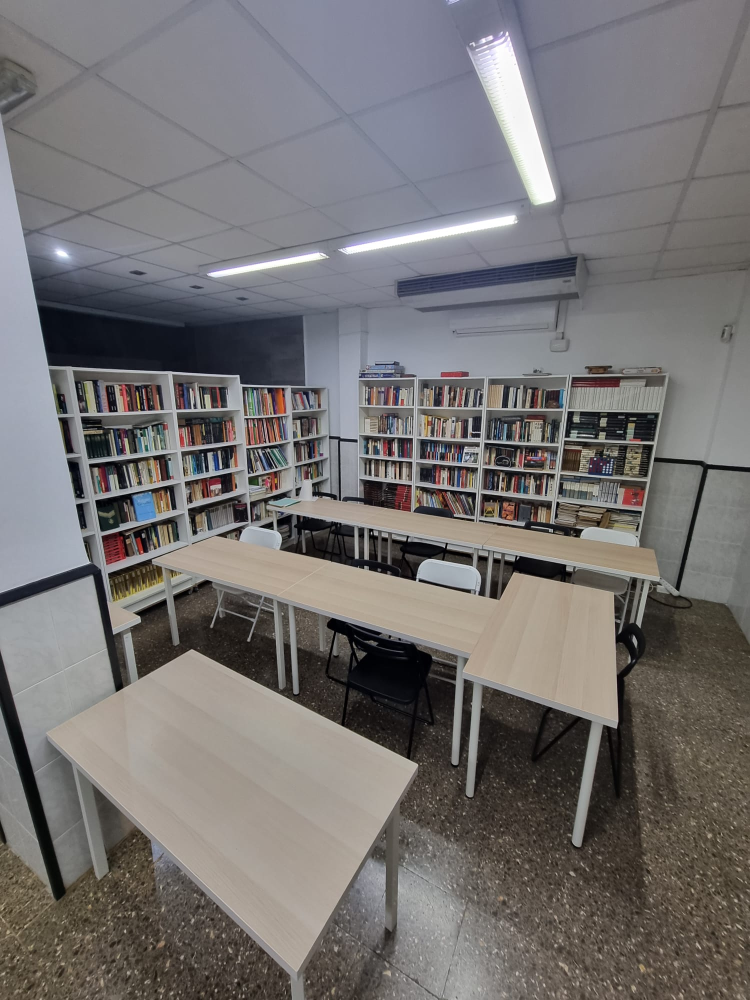
#> input picture imagenes/sala1.2.jpeg, 1500 x 2000 px (shown at 1/2 size)
$ python -i Analisis1Web.py   (imports and definitions only)
#> lines starting #> are read from the running program, lines starting #| are printed output that depends on the picture; after the words box and inside, x2 and y2 are one past the last pixel; in counts of white or black regions, pixels touching at a corner belong together
from flask import Flask, render_template, request
import os
import cv2
import numpy as np

# [1 line not run here, left out]
# [1 line that did not run here, left out]

color_dict = {
    # Nombre del color: (limite_inferior_BGR, limite_superior_BGR)
    "Vermell Fosc": ((0, 0, 150), (50, 50, 200)),
    "Vermell Clar": ((50, 50, 200), (100, 100, 255)),
    "Verd Fosc": ((0, 150, 0), (50, 200, 50)),
    "Verd Clar": ((50, 200, 50), (100, 255, 100)),
    "Blau Fosc": ((150, 0, 0), (200, 50, 50)),
    "Blau Clar": ((200, 50, 50), (255, 100, 100)),
    "Groc": ((0, 150, 150), (100, 255, 255)),
    "Taronja": ((0, 80, 150), (100, 165, 255)),
    "Porpra Fosc": ((80, 0, 80), (120, 50, 120)),
    "Porpra Clar": ((120, 50, 120), (165, 100, 165)),
    "Rosa": ((150, 0, 150), (255, 100, 255)),
    "Marró": ((10, 30, 60), (20, 50, 100)),
    "Gris Fosc": ((100, 100, 100), (150, 150, 150)),
    "Gris Clar": ((150, 150, 150), (200, 200, 200)),
    "Cian": ((150, 150, 0), (255, 255, 100)),
    "Llima": ((50, 205, 50), (100, 255, 100)),
    "Indi": ((130, 0, 75), (255, 100, 130)),
    "Oliva": ((47, 107, 85), (0, 128, 128)),
    "Beix": ((220, 245, 245), (240, 255, 255)),
    "Blau Verdós": ((128, 128, 0), (150, 150, 100)),
    "Blau Marí": ((128, 0, 0), (205, 100, 100)),
    "Granat": ((0, 0, 128), (96, 48, 176)),
    "Daurat": ((0, 215, 255), (48, 255, 255)),
    "Groc Clar": ((0, 200, 200), (100, 255, 255)),
    "Groc Fosc": ((0, 150, 150), (0, 200, 200)),
    "Magenta": ((200, 0, 200), (255, 0, 255)),
    "Cel": ((255, 255, 0), (255, 255, 100)),
    "Violeta": ((211, 0, 148), (211, 85, 186)),
    "Salmó": ((114, 128, 250), (122, 160, 255)),
    "Caqui": ((107, 183, 189), (140, 230, 240)),
    "Turquesa": ((208, 224, 64), (238, 238, 175)),
    "Xocolata": ((0, 63, 123), (45, 82, 160)),
    "Tomàquet": ((0, 0, 255), (71, 99, 255)),
    "Plata": ((192, 192, 192), (211, 211, 211)),
    "Lavanda": ((221, 160, 221), (170, 232, 238)),
    "Vori": ((170, 232, 238), (240, 255, 255)),
    "Blau Clar": ((255, 191, 0), (250, 206, 135)),
    "Or Vell": ((32, 165, 218), (170, 232, 238)),
    "Vermell": ((0, 0, 150), (100, 100, 255)),
    "Verd": ((0, 150, 0), (100, 255, 100)),
    "Blau": ((150, 0, 0), (255, 100, 100)),
    "Porpra": ((80, 0, 80), (165, 100, 165)),
    "Gris": ((100, 100, 100), (200, 200, 200)),
}


def analitza_colors(img_path):
#> called with img_path = 'imagenes/sala1.2.jpeg'
    img = cv2.imread(img_path)
#> img is the input picture: shape (2000, 1500, 3); mean B, G, R 113.5, 113.8, 116.8
    img_rgb = cv2.cvtColor(img, cv2.COLOR_BGR2RGB)

    avg_luminosity_total = np.mean(img)
#> avg_luminosity_total = 114.7
    luminosity_str = "La imatge és generalment lluminosa." if avg_luminosity_total > 128 else "La imatge és generalment fosca."
#> luminosity_str = 'La imatge és generalment fosca.'

    total_pixels = img.shape[0] * img.shape[1]
#> total_pixels = 3000000
    color_var = {}

    for color_name, (lower, upper) in color_dict.items():
        lower = np.array(lower, dtype="uint8")
        upper = np.array(upper, dtype="uint8")
        mask = cv2.inRange(img, lower, upper)
        color_pixels = cv2.countNonZero(mask)

        output_str = ""

        percentage = (color_pixels / total_pixels) * 100
        if percentage >= 0.01:
            output_str = f"{color_name}: {percentage:.2f}% "

            if color_pixels > 0:
                masked_img = cv2.bitwise_and(img, img, mask=mask)
                avg_luminosity = np.mean(masked_img[mask > 0])

                if avg_luminosity > 128:
                    output_str += "(Lluminós)"
                else:
                    output_str += "(Fosc)"

            output_str += "\n"

            color_var[color_name] = output_str
#> this loop made 42 passes
#> (color_pixels, percentage, output_str, avg_luminosity) on passes 7, 8, 13, 14, 22, 34, 36, 38, 41, 42: (345, 0.0115, 'Groc: 0.01% (Lluminós)', 140.2), (3324, 0.111, 'Taronja: 0.11% (Fosc)', 119.5), (1009952, 33.67, 'Gris Fosc: 33.67% (Fosc)', 128), (491271, 16.38, 'Gris Clar: 16.38% (Lluminós)', 166.5), (345, 0.0115, 'Granat: 0.01% (Fosc)', 75.37), (7253, 0.242, 'Plata: 0.24% (Lluminós)', 199.2), (797, 0.0266, 'Vori: 0.03% (Lluminós)', 241.2), (2755, 0.0918, 'Vermell: 0.09% (Fosc)', 103), (135100, 4.5, 'Porpra: 4.50% (Fosc)', 93.66), (1891240, 63.04, 'Gris: 63.04% (Lluminós)', 142.6)
#> (color_pixels, percentage) on passes 1 to 6: (72, 0.0024), (25, 0.000833), (0, 0), (0, 0), (0, 0), (0, 0)
#> pass 1, in analitza_colors, `mask = cv2.inRange(img, lower, upper)`:
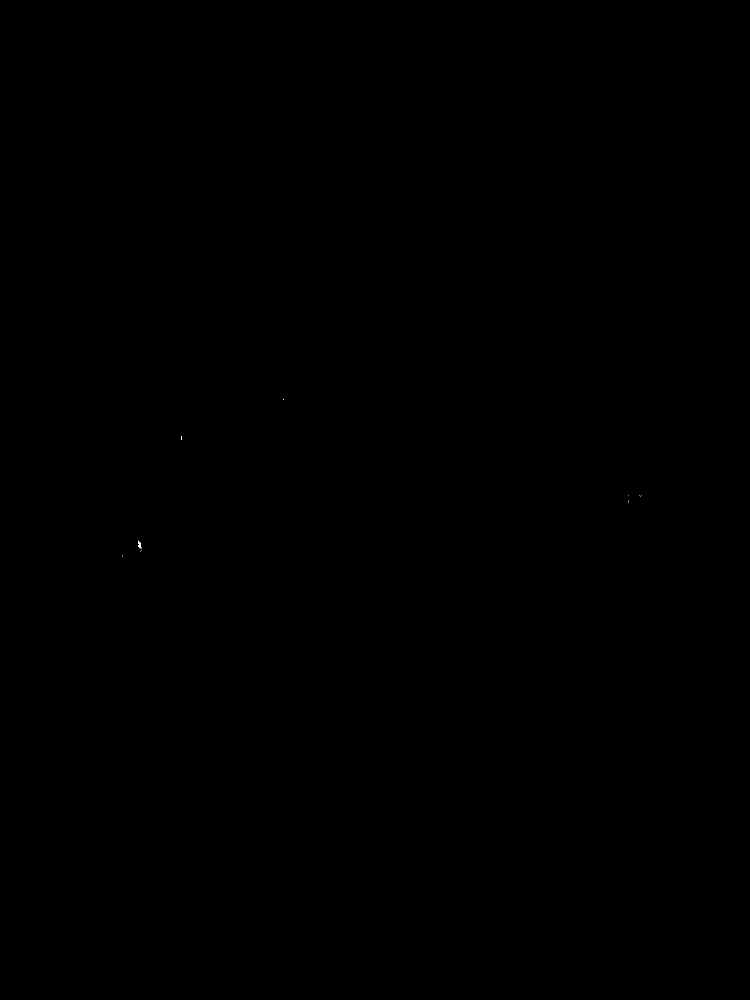
#> mask: shape (2000, 1500) (shown at 1/2 size); 0% white in thin lines or dots, all inside (x1, y1, x2, y2) = (244, 798, 1283, 1113)
#> after the loop:
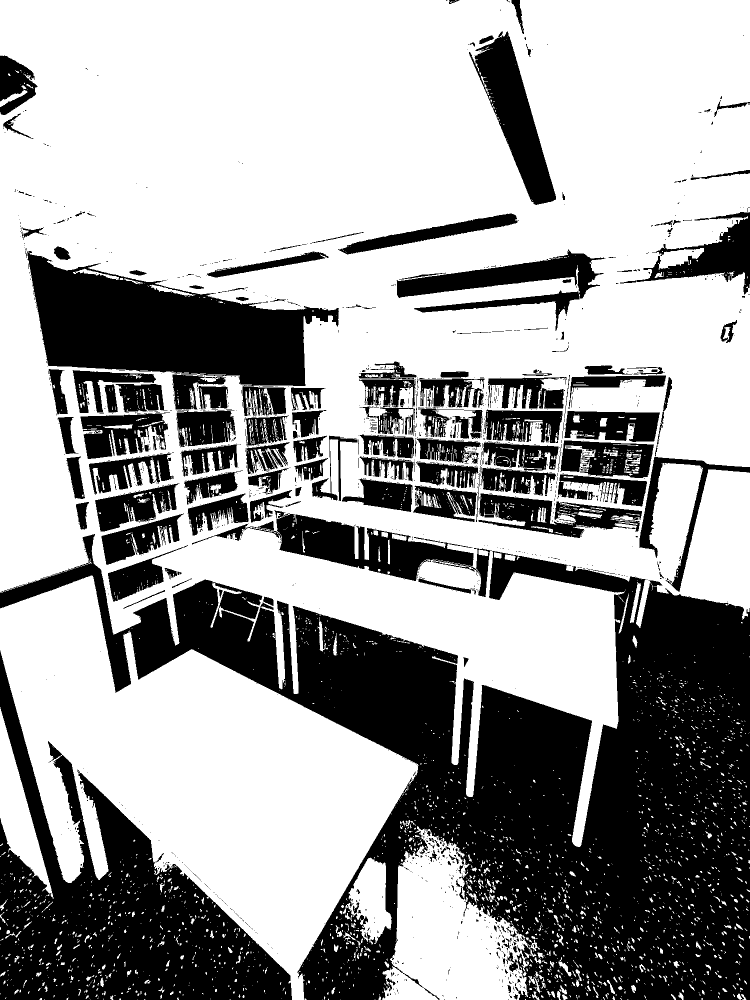
#> mask: shape (2000, 1500) (shown at 1/2 size); 63% white; 1763 black regions (1556 under 20 px), largest, box (x1, y1, x2, y2) and area: (0, 1021, 1500, 2000) 565106, (0, 1301, 584, 2000) 150907, (54, 502, 678, 833) 96536
#> after the loop, color_var = 10 items

    return color_var, luminosity_str

# [11 lines that did not run here, left out]

# [2 lines not run here, left out]

>>> result = analitza_colors('imagenes/sala1.2.jpeg')

$ run again, on imagenes/sala2.2.jpeg
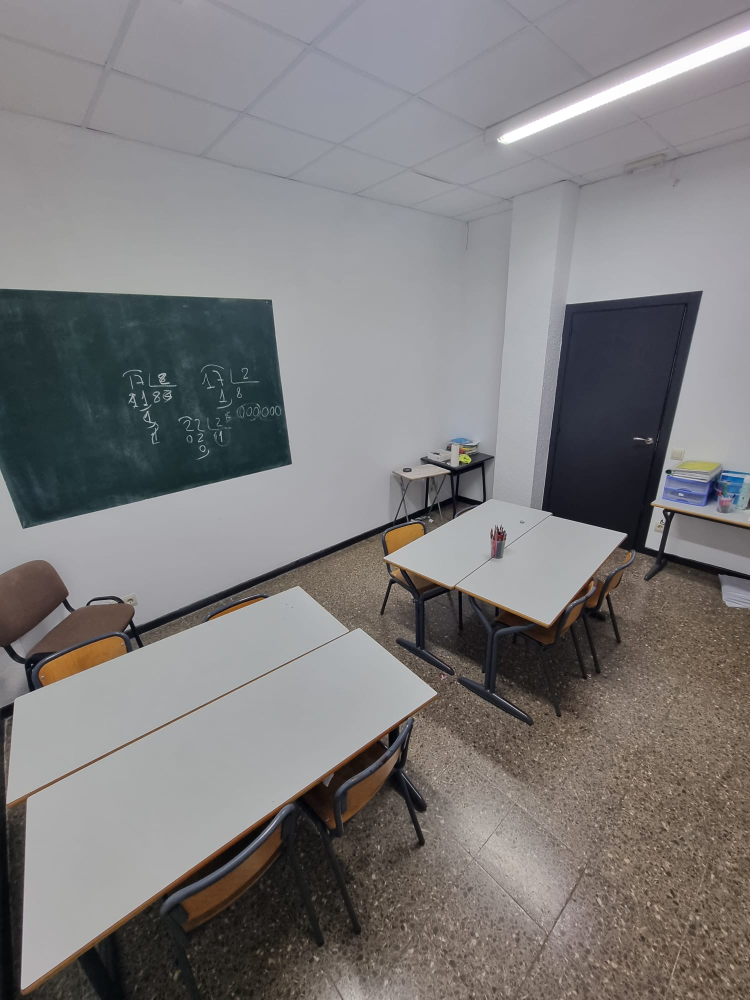
#> input picture imagenes/sala2.2.jpeg, 1500 x 2000 px (shown at 1/2 size)
#> in analitza_colors, img is the input picture: shape (2000, 1500, 3); mean B, G, R 124.1, 123.6, 125.7
#> avg_luminosity_total = 124.5
#> luminosity_str = 'La imatge és generalment fosca.'
#> the loop in analitza_colors, `for color_name, (lower, upper) in color_dict.items():` made 42 passes
#> (color_pixels, percentage, output_str, avg_luminosity) on passes 7, 8, 12, 13, 14, 17, 21, 34: (734, 0.0245, 'Groc: 0.02% (Lluminós)', 144.8), (8903, 0.297, 'Taronja: 0.30% (Fosc)', 110.1), (504, 0.0168, 'Marró: 0.02% (Fosc)', 42.32), (481630, 16.05, 'Gris Fosc: 16.05% (Lluminós)', 133.7), (1225284, 40.84, 'Gris Clar: 40.84% (Lluminós)', 167.2), (655, 0.0218, 'Indi: 0.02% (Fosc)', 107.8), (1695, 0.0565, 'Blau Marí: 0.06% (Fosc)', 98.51), (3351, 0.112, 'Plata: 0.11% (Lluminós)', 200)
#> after the loop in analitza_colors, `for color_name, (lower, upper) in color_dict.items():`:
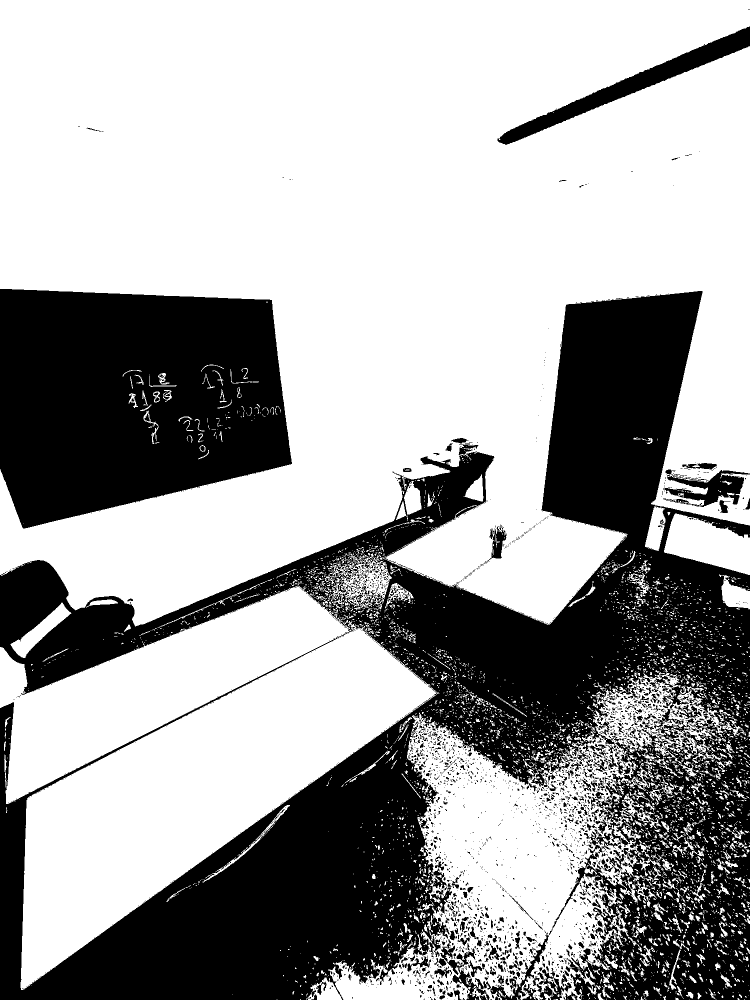
#> mask: shape (2000, 1500) (shown at 1/2 size); 64.6% white; 2795 black regions (2439 under 20 px), largest, box (x1, y1, x2, y2) and area: (0, 582, 1500, 2000) 774609, (0, 578, 584, 1057) 225680, (995, 53, 1500, 290) 16851
#> after the loop in analitza_colors, `for color_name, (lower, upper) in color_dict.items():`: color_var = 12 items

$ run again, on imagenes/sala2.3.jpeg
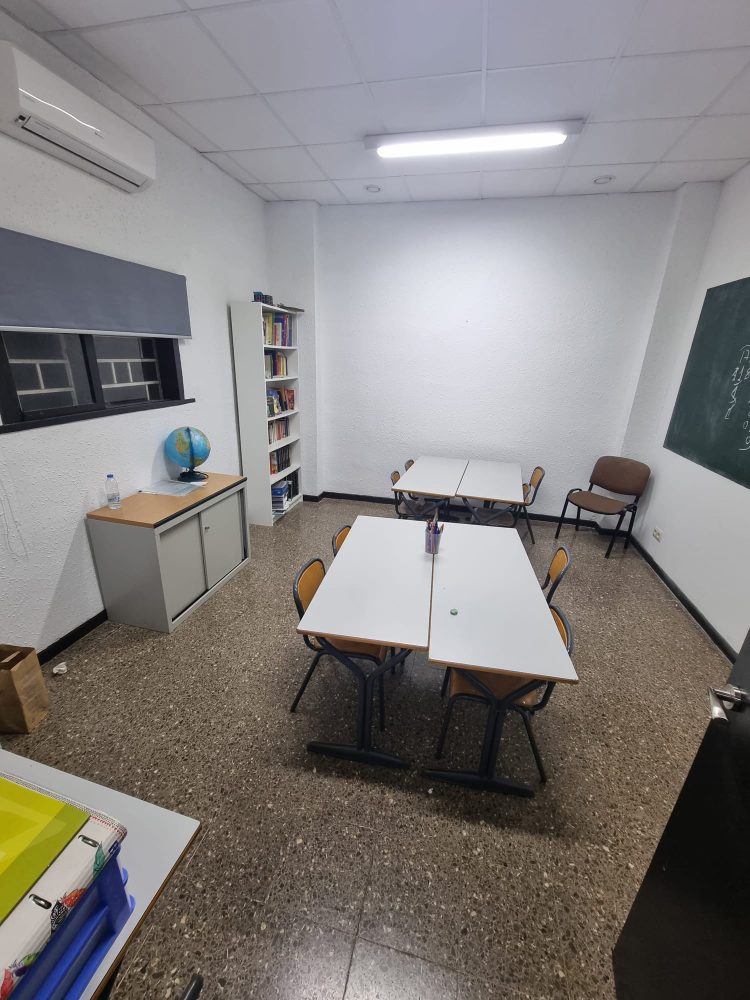
#> input picture imagenes/sala2.3.jpeg, 1500 x 2000 px (shown at 1/2 size)
#> in analitza_colors, img is the input picture: shape (2000, 1500, 3); mean B, G, R 126.2, 127.5, 131.1
#> avg_luminosity_total = 128.3
#> luminosity_str = 'La imatge és generalment lluminosa.'
#> the loop in analitza_colors, `for color_name, (lower, upper) in color_dict.items():` made 42 passes
#> (color_pixels, percentage, output_str, avg_luminosity) on passes 7, 8, 12, 13, 14, 21, 34, 38: (15285, 0.509, 'Groc: 0.51% (Fosc)', 121), (11578, 0.386, 'Taronja: 0.39% (Fosc)', 115.5), (535, 0.0178, 'Marró: 0.02% (Fosc)', 42.15), (371455, 12.38, 'Gris Fosc: 12.38% (Lluminós)', 130.2), (921353, 30.71, 'Gris Clar: 30.71% (Lluminós)', 171), (6065, 0.202, 'Blau Marí: 0.20% (Fosc)', 85.06), (156571, 5.22, 'Plata: 5.22% (Lluminós)', 200.7), (915, 0.0305, 'Vermell: 0.03% (Fosc)', 99.71)
#> after the loop in analitza_colors, `for color_name, (lower, upper) in color_dict.items():`:
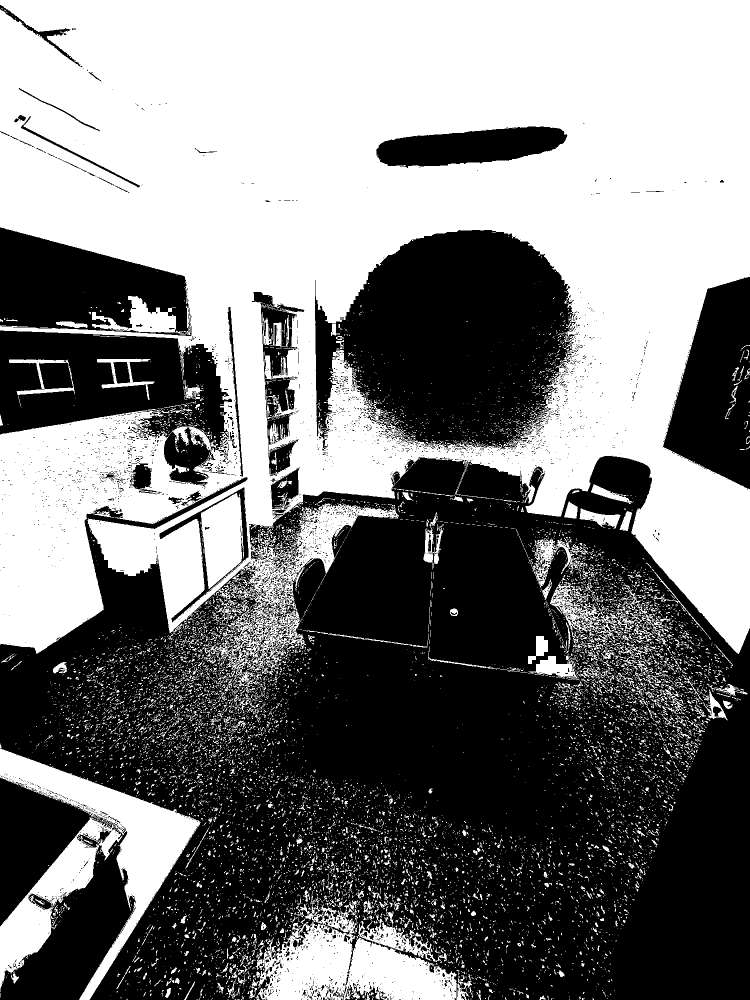
#> mask: shape (2000, 1500) (shown at 1/2 size); 48.6% white; 11677 white regions (10814 under 20 px), largest, box (x1, y1, x2, y2) and area: (0, 0, 1500, 1387) 1221654, (0, 1497, 401, 2000) 63495, (495, 1793, 914, 2000) 44819
#> after the loop in analitza_colors, `for color_name, (lower, upper) in color_dict.items():`: color_var = 11 items

$ run again, on imagenes/sala1.jpeg
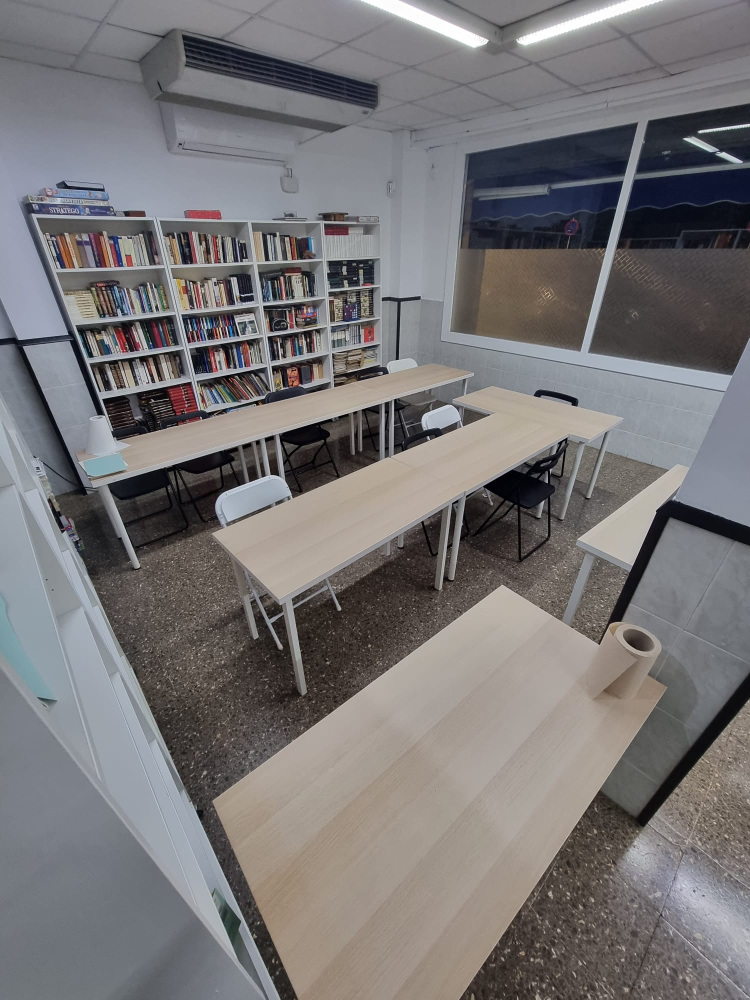
#> input picture imagenes/sala1.jpeg, 1500 x 2000 px (shown at 1/2 size)
#> in analitza_colors, img is the input picture: shape (2000, 1500, 3); mean B, G, R 117.6, 116.6, 119.2
#> avg_luminosity_total = 117.8
#> luminosity_str = 'La imatge és generalment fosca.'
#> the loop in analitza_colors, `for color_name, (lower, upper) in color_dict.items():` made 42 passes
#> (color_pixels, percentage, output_str, avg_luminosity) on passes 8, 13, 14, 21, 34, 38, 41, 42: (1594, 0.0531, 'Taronja: 0.05% (Fosc)', 118.6), (858962, 28.63, 'Gris Fosc: 28.63% (Fosc)', 125.3), (623450, 20.78, 'Gris Clar: 20.78% (Lluminós)', 168.4), (371, 0.0124, 'Blau Marí: 0.01% (Fosc)', 94.42), (9415, 0.314, 'Plata: 0.31% (Lluminós)', 199.7), (2123, 0.0708, 'Vermell: 0.07% (Fosc)', 104.8), (184046, 6.13, 'Porpra: 6.13% (Fosc)', 92.78), (1974070, 65.8, 'Gris: 65.80% (Lluminós)', 144.9)
#> after the loop in analitza_colors, `for color_name, (lower, upper) in color_dict.items():`:
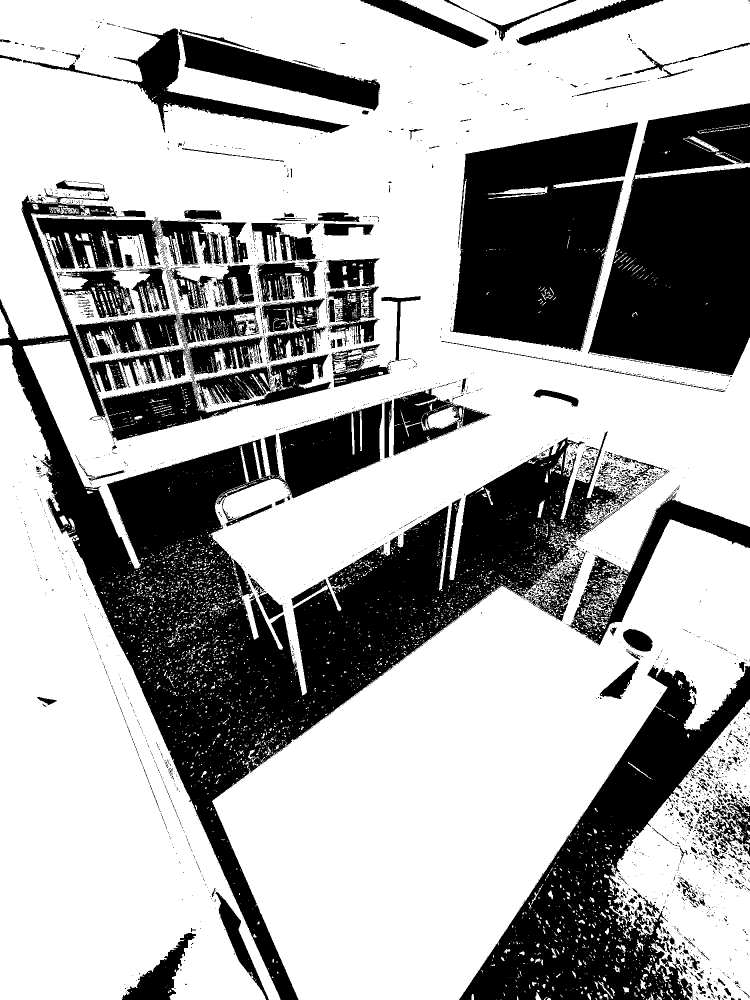
#> mask: shape (2000, 1500) (shown at 1/2 size); 65.8% white; 3530 black regions (3254 under 20 px), largest, box (x1, y1, x2, y2) and area: (0, 391, 1275, 2000) 378593, (1176, 206, 1500, 750) 128347, (918, 1330, 1500, 2000) 124710
#> after the loop in analitza_colors, `for color_name, (lower, upper) in color_dict.items():`: color_var = 8 items
